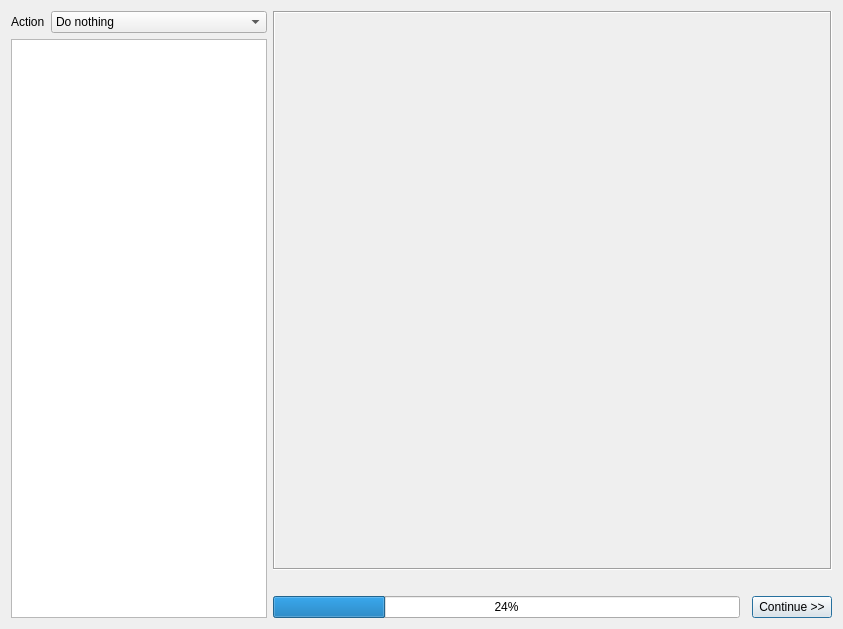
<?xml version="1.0" encoding="UTF-8"?>
<ui version="4.0">
 <class>PicAnalyzeResult</class>
 <widget class="QDialog" name="PicAnalyzeResult">
  <property name="geometry">
   <rect>
    <x>0</x>
    <y>0</y>
    <width>843</width>
    <height>629</height>
   </rect>
  </property>
  <property name="windowTitle">
   <string>Picture Analyze Result</string>
  </property>
  <layout class="QGridLayout" name="gridLayout_2">
   <item row="2" column="2">
    <widget class="QWidget" name="horizontalWidget" native="true">
     <property name="sizePolicy">
      <sizepolicy hsizetype="Preferred" vsizetype="Fixed">
       <horstretch>0</horstretch>
       <verstretch>0</verstretch>
      </sizepolicy>
     </property>
     <layout class="QGridLayout" name="gridLayout">
      <property name="leftMargin">
       <number>0</number>
      </property>
      <property name="topMargin">
       <number>0</number>
      </property>
      <property name="rightMargin">
       <number>0</number>
      </property>
      <property name="bottomMargin">
       <number>0</number>
      </property>
      <item row="1" column="2">
       <widget class="QPushButton" name="btnContinue">
        <property name="sizePolicy">
         <sizepolicy hsizetype="Fixed" vsizetype="Fixed">
          <horstretch>0</horstretch>
          <verstretch>0</verstretch>
         </sizepolicy>
        </property>
        <property name="text">
         <string>Continue &gt;&gt;</string>
        </property>
        <property name="default">
         <bool>true</bool>
        </property>
       </widget>
      </item>
      <item row="1" column="0">
       <widget class="QProgressBar" name="progressBar">
        <property name="value">
         <number>24</number>
        </property>
       </widget>
      </item>
      <item row="1" column="1">
       <spacer name="horizontalSpacer">
        <property name="orientation">
         <enum>Qt::Horizontal</enum>
        </property>
        <property name="sizeType">
         <enum>QSizePolicy::Maximum</enum>
        </property>
        <property name="sizeHint" stdset="0">
         <size>
          <width>0</width>
          <height>20</height>
         </size>
        </property>
       </spacer>
      </item>
      <item row="0" column="0" colspan="3">
       <widget class="QLabel" name="lblMessage">
        <property name="text">
         <string/>
        </property>
       </widget>
      </item>
     </layout>
    </widget>
   </item>
   <item row="0" column="1">
    <widget class="QComboBox" name="comboBox">
     <item>
      <property name="text">
       <string>Do nothing</string>
      </property>
     </item>
     <item>
      <property name="text">
       <string>Rotate</string>
      </property>
     </item>
     <item>
      <property name="text">
       <string>Split</string>
      </property>
     </item>
    </widget>
   </item>
   <item row="0" column="2" rowspan="2">
    <widget class="QScrollArea" name="widget">
     <property name="frameShape">
      <enum>QFrame::Box</enum>
     </property>
     <widget class="QWidget" name="scrollAreaWidgetContents">
      <property name="geometry">
       <rect>
        <x>0</x>
        <y>0</y>
        <width>487</width>
        <height>500</height>
       </rect>
      </property>
     </widget>
    </widget>
   </item>
   <item row="0" column="0">
    <widget class="QLabel" name="label">
     <property name="sizePolicy">
      <sizepolicy hsizetype="Fixed" vsizetype="Preferred">
       <horstretch>0</horstretch>
       <verstretch>0</verstretch>
      </sizepolicy>
     </property>
     <property name="text">
      <string>Action</string>
     </property>
    </widget>
   </item>
   <item row="1" column="0" rowspan="2" colspan="2">
    <widget class="QListWidget" name="listWidget">
     <property name="sizePolicy">
      <sizepolicy hsizetype="Fixed" vsizetype="Expanding">
       <horstretch>0</horstretch>
       <verstretch>0</verstretch>
      </sizepolicy>
     </property>
    </widget>
   </item>
  </layout>
 </widget>
 <resources/>
 <connections>
  <connection>
   <sender>btnContinue</sender>
   <signal>clicked()</signal>
   <receiver>PicAnalyzeResult</receiver>
   <slot>accept()</slot>
   <hints>
    <hint type="sourcelabel">
     <x>723</x>
     <y>543</y>
    </hint>
    <hint type="destinationlabel">
     <x>676</x>
     <y>568</y>
    </hint>
   </hints>
  </connection>
 </connections>
</ui>
